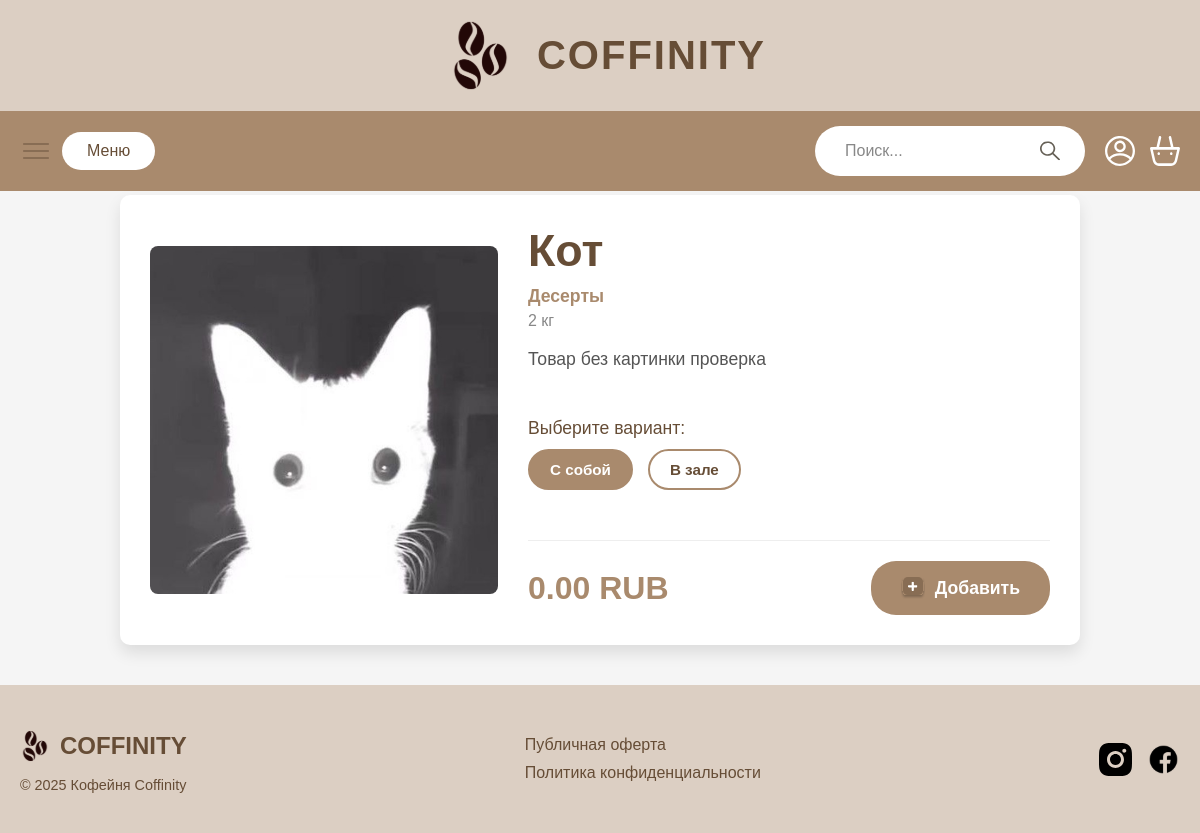
The app's page /product/6/, older data.
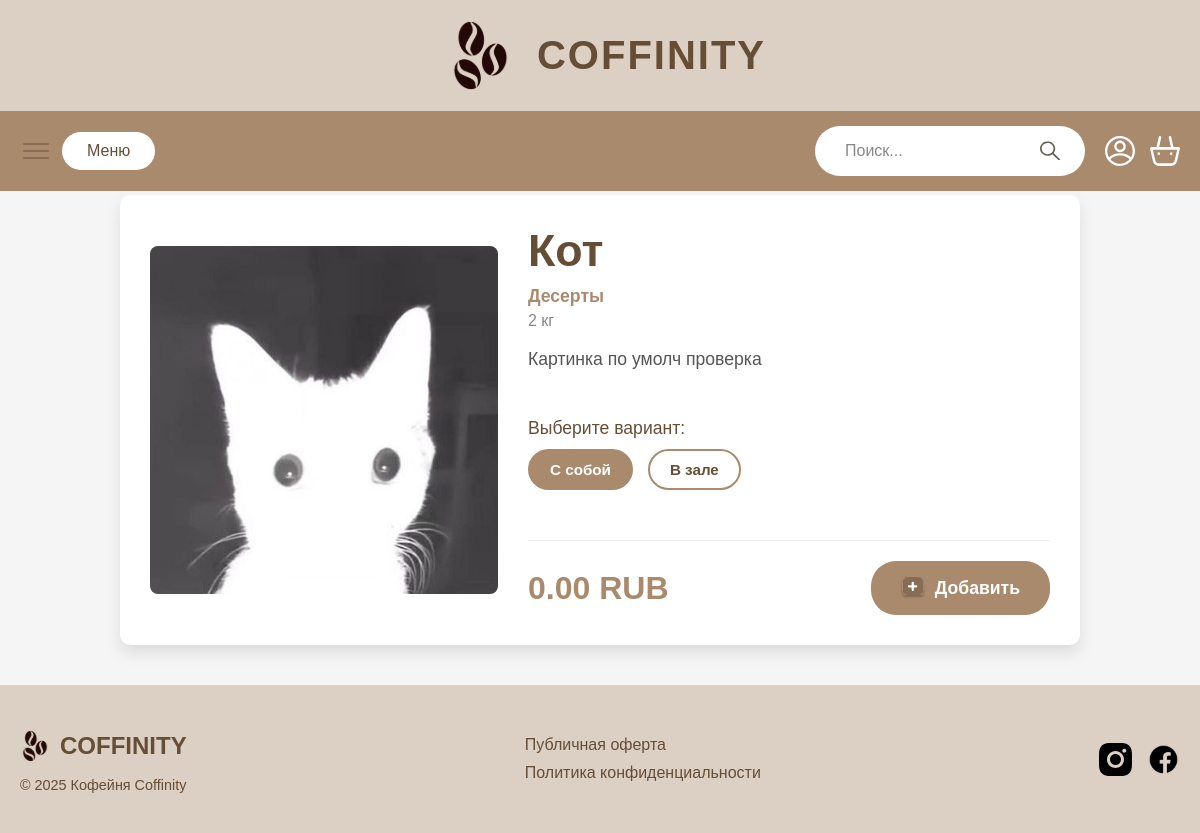
The same page, newer data.
### CoffeeHouse/models.py (models this page shows, shortened)
class Products(models.Model):
    name = models.CharField("Название", max_length=100)
    price = models.DecimalField("Цена", max_digits=10, decimal_places=2)
    category = models.ForeignKey(
        CategoriesOfProducts,
        on_delete=models.CASCADE,
        verbose_name="Категория"
    )
    image = models.ImageField("Изображение", upload_to='products/', null=True, blank=True)
    description = models.TextField("Описание", null=True, blank=True)
    weight_volume = models.CharField("Вес/Объем", max_length=50, null=True, blank=True)
    class Meta:
        verbose_name = "Товар"
        verbose_name_plural = "Товары"

class CategoriesOfProducts(models.Model):
    category_name = models.CharField("Название категории", max_length=100)
    class Meta:
        verbose_name = "Категория товаров"
        verbose_name_plural = "Категории товаров"

### CoffeeHouse/views.py (the view)
# urls.py: path('product/<int:pk>/', product_detail, name='product_detail'),
def product_detail(request, pk):
    product = get_object_or_404(Products, pk=pk)
    return render(request, 'product-detail.html', {'product': product})

### CoffeeHouse/templates/product-detail.html
{% extends 'base.html' %}
{% load static %}
{% block main %}
<main class="product-detail-main">
    <div class="product-detail-container">
        <div class="product-detail-image-wrapper">
            {% if product.image %}
            <img src="{{ product.image.url }}" alt="{{ product.name }}" class="product-detail-image">
            {% else %}
            <img src="{% static 'CoffeeHouse/images/umolch.jpg' %}" alt="{{ product.name }}" class="product-detail-image">
            {% endif %}
        </div>
        <div class="product-detail-info">
            <h1 class="product-detail-name">{{ product.name }}</h1>
            <p class="product-detail-category">{{ product.category.category_name }}</p>
            <p class="product-detail-weight-volume">{{ product.weight_volume }}</p>
            <p class="product-detail-description">{{ product.description }}</p>
            <div class="product-detail-options">
                <p>Выберите вариант:</p>
                <div class="option-buttons">
                    <button class="option-btn active">С собой</button>
                    <button class="option-btn">В зале</button>
                </div>
            </div>
            <div class="product-detail-actions">
                <span class="product-detail-price">{{ product.price }} RUB</span>
                <button class="add-to-cart-btn-large">
                    <img src="{% static 'CoffeeHouse/images/dobavCor.svg' %}" alt="Добавить в корзину"> Добавить
                </button>
            </div>
        </div>
    </div>
</main>
{% endblock %}

### CoffeeHouse/templates/base.html (shortened to what this page needs)
<!DOCTYPE html>
<html lang="ru">
<head>
    {% load static %}
    <link rel="stylesheet" href="{% static 'CoffeeHouse/css/style.css' %}">
</head>
<body>
    <header class="header">
        <div class="header-top">
            <a href="{% url 'main-catalog' %}" class="header-logo-link">
                <img src="{% static 'CoffeeHouse/images/logo.svg' %}" alt="Логотип Coffinuty" class="icon">
                <h1 class="logo">COFFINITY</h1>
            </a>
        </div>
         <nav class="header-nav">
            <div class="nav-container">
                <img src="{% static 'CoffeeHouse/images/menu.svg' %}" alt="Иконка меню" class="nav-icon">
                <a href="{% url 'catalog' %}" class="menu-btn">Меню</a>
                <div class="search-container">
                    <form method="get" action="{% url 'catalog' %}" style="display: contents;">
                        <input type="text" name="search" placeholder="Поиск..." class="search-input" value="{{ search_query|default:'' }}">
                        <button type="submit">
                            <img src="{% static 'CoffeeHouse/images/lupa.svg' %}" alt="Лупа" class="search-icon">
                        </button>
                    </form>
                </div>
                <div class="nav-icons">
                    <img src="{% static 'CoffeeHouse/images/pro.svg' %}" alt="Профиль" class="icon">
                    <img src="{% static 'CoffeeHouse/images/cor.svg' %}" alt="Корзина" class="icon">
                </div>
            </div>
        </nav>
    </header>
    <main>
    {%block main%}
    {%endblock%}
     </main>
    <footer class="footer">
        <div class="footer-content">
            <div class="footer-left">
                <div class="footer-logo">
                    <a href="{% url 'main-catalog' %}" class="footer-logo-link">
                        <img src="{% static 'CoffeeHouse/images/miniLogo.svg' %}" alt="Логотип Coffinuty" class="icon">
                        <span class="logo-text">COFFINITY</span>
                    </a>
                </div>
                <p class="copyright">© 2025 Кофейня Coffinity</p>
            </div>
            <div class="footer-center">
                <a href="#" class="footer-link">Публичная оферта</a>
                <a href="#" class="footer-link">Политика конфиденциальности</a>
            </div>
            <div class="footer-right">
                <img src="{% static 'CoffeeHouse/images/Inst.svg' %}" alt="Instagram" class="social-icon">
                <img src="{% static 'CoffeeHouse/images/f.svg' %}" alt="Facebook" class="social-icon">
            </div>
        </div>
    </footer>
</body>
</html>

Row changes from the older to the newer data that the page shows:
changed Products "Кот": description "Товар без картинки проверка" → "Картинка по умолч проверка"
